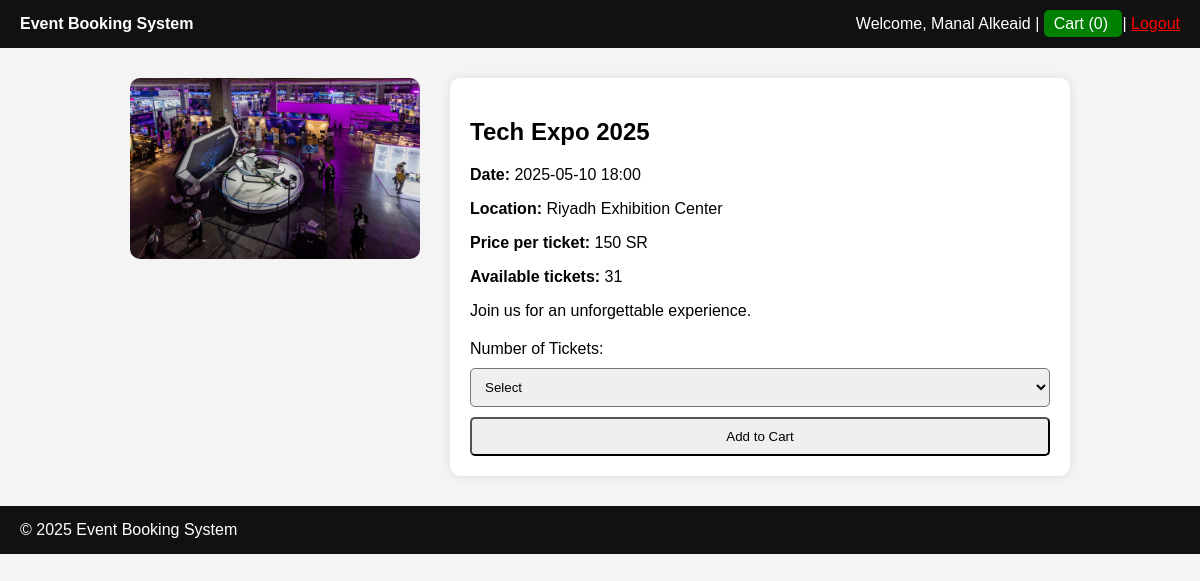
The page /event.php?id=1 (signed in) on the database as committed earlier.
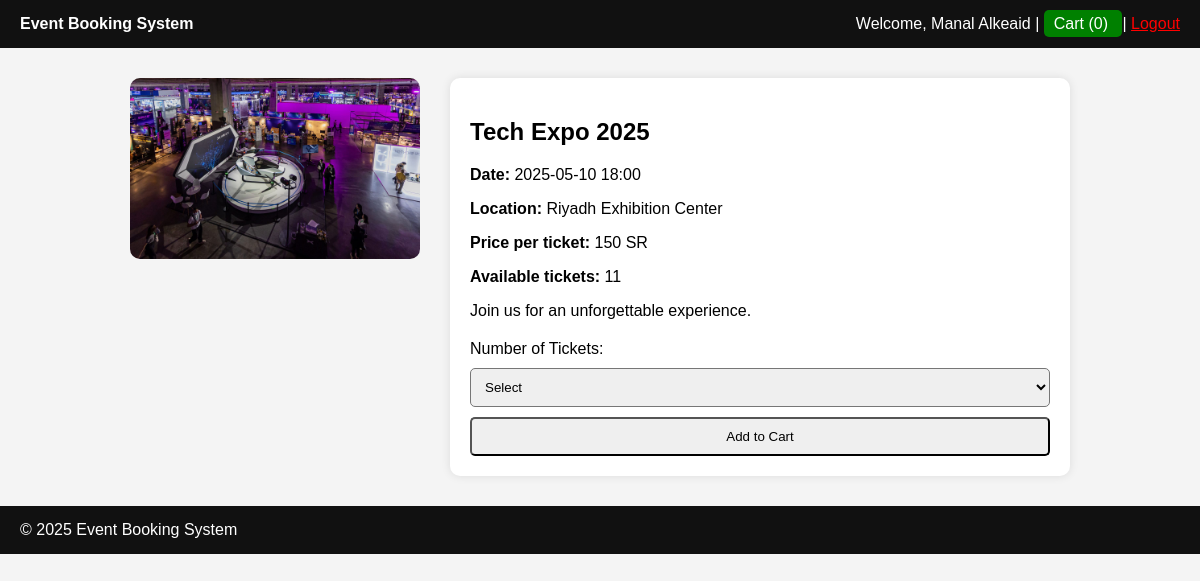
The same page on the database as committed later.
### tables this page shows
CREATE TABLE events (
    id INTEGER PRIMARY KEY AUTOINCREMENT,
    name TEXT NOT NULL,
    date TEXT NOT NULL,
    location TEXT NOT NULL,
    price REAL NOT NULL,
    image TEXT,
    max_tickets INTEGER NOT NULL
);

### event.php (the view, shortened to what this page needs)
<?php
require_once 'includes/config.php';
$name = $_SESSION['name'];
$event_id = $_GET['id'] ?? null;
$stmt = $conn->prepare("SELECT * FROM events WHERE id = ?");
$stmt->execute([$event_id]);
$event = $stmt->fetch(PDO::FETCH_ASSOC);
?>
<!DOCTYPE html>
<html lang="en">
<head>
</head>
<body>
<header>
    <a href="home.php" style="color:white; text-decoration:none; font-weight:bold;">
        Event Booking System
    </a>
    <div class="header-right">
        Welcome, <?= htmlspecialchars($name) ?> |
        <a href="cart.php"
   style="background:green;
          padding:5px 10px;
          color:white;
          border-radius:5px;
          text-decoration:none;">
    Cart (<?= array_sum($_SESSION['cart'] ?? []) ?>)
</a>
        |
        <a href="logout.php" style="color:red;">Logout</a>
    </div>
</header>
<div class="container">
    <div class="event-img">
        <img src="images/<?= $event['image'] ?>" alt="<?= $event['name'] ?>">
    </div>
    <div class="event-details">
        <h2><?= htmlspecialchars($event['name']) ?></h2>
        <p><strong>Date:</strong> <?= $event['date'] ?></p>
        <p><strong>Location:</strong> <?= $event['location'] ?></p>
        <p><strong>Price per ticket:</strong> <?= $event['price'] ?> SR</p>
        <p><strong>Available tickets:</strong> <?= $event['max_tickets'] ?></p>
        <p><?= $event['description'] ?? 'Join us for an unforgettable experience.' ?></p>
        <form method="POST">
            <label>Number of Tickets:</label>
            <select name="quantity" required>
                <option value="">Select</option>
            </select>
            <button type="submit">Add to Cart</button>
        </form>
    </div>
</div>
<footer>
    &copy; <?= date("Y") ?> Event Booking System
</footer>
</body>
</html>

Rows that differ between the two databases and show on the page:
changed events "Riyadh Exhibition Center": max_tickets "31" → "11"
